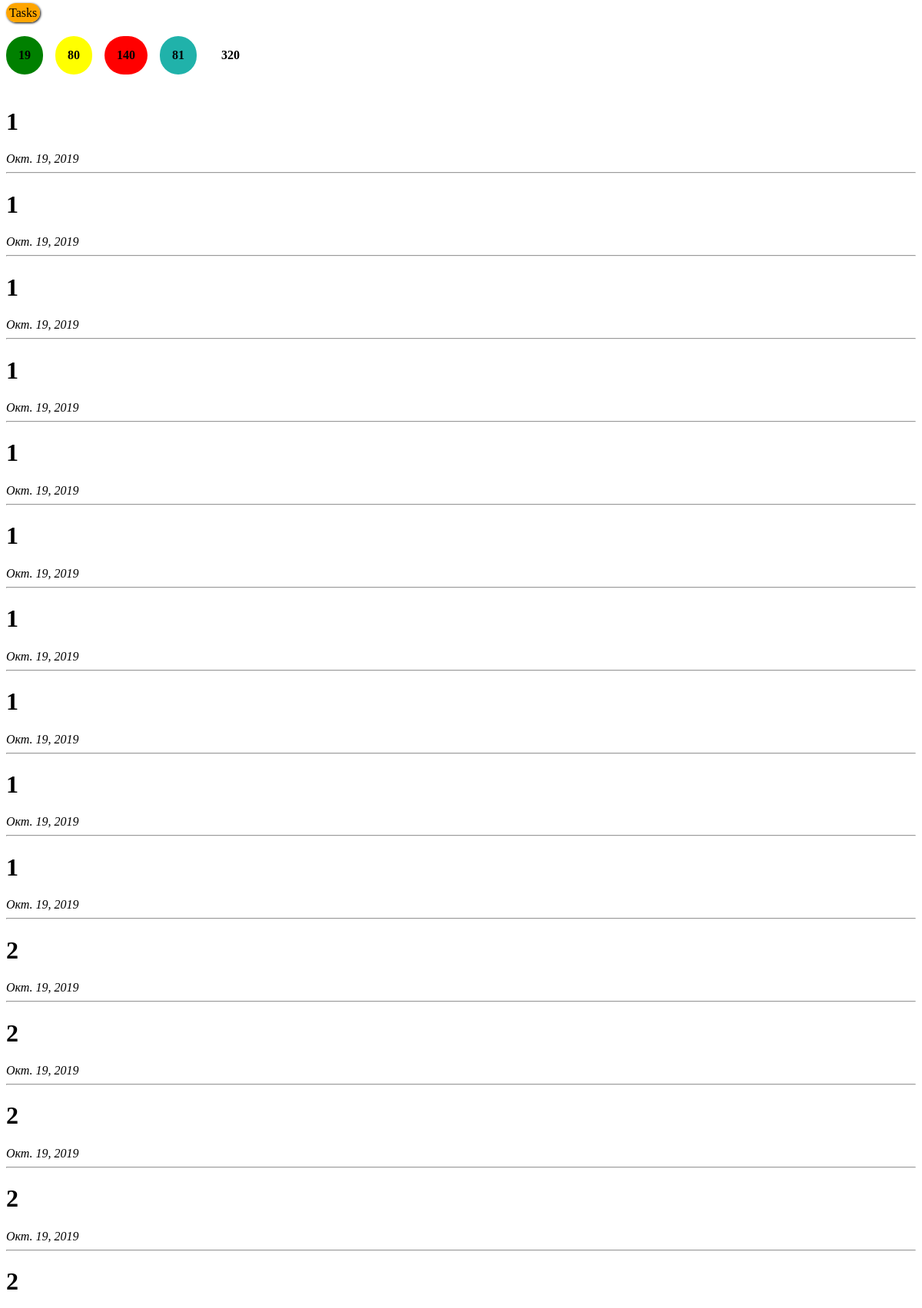
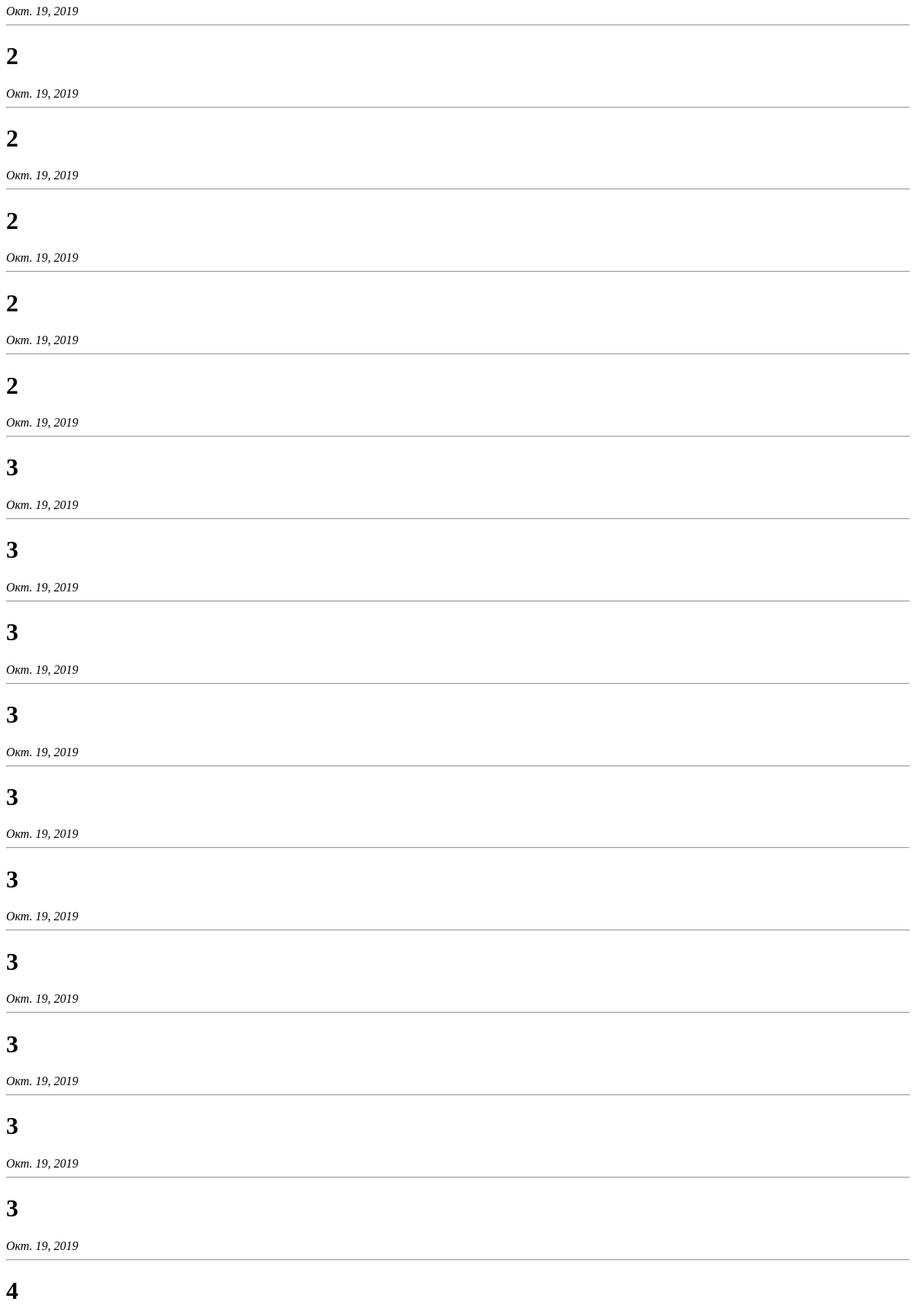
The page / (upper part) on the database its author committed (2 pictures, top to bottom).
### objects/models.py (models this page shows, shortened)
class Object(models.Model):
    title = models.CharField(max_length=200)
    date = models.DateField(auto_now=True)
    def __str__(self):
        return self.title

### objects/views.py (the view)
# urls.py: path('', views.view, name='view'),
def view(request):
    objects = Object.objects.all()
    tws_all = Tw.objects.all().count()
    tws_status_recd = Tw.objects.filter(Q(status=1) | Q(status=4) | Q(status=7) | Q(status=10)).count()
    tws_status_in_work = Tw.objects.filter(Q(status=2) | Q(status=5) | Q(status=8) | Q(status=11)).count()
    tws_status_expired = Tw.objects.filter(Q(status=111) | Q(status=222) | Q(status=333) | Q(status=444)).count()
    tws_status_done = Tw.objects.filter(Q(status=3) | Q(status=6) | Q(status=9) | Q(status=12)).count()
    context = {
        'objects': objects,
        'tws_all': tws_all,
        'tws_status_recd': tws_status_recd,
        'tws_status_in_work': tws_status_in_work,
        'tws_status_expired': tws_status_expired,
        'tws_status_done': tws_status_done,
    }
    return render(request, 'index.html', context)

### objects/templates/index.html (shortened to what this page needs)
<!DOCTYPE html>
<html lang="en">
<head>
</head>
<body>
<a href="{% url 'tw:all' %}">Tasks</a>
<div class="flex">
    <h4 class="tws_status_recd">{{ tws_status_recd }}</h4>
    <h4 class="tws_status_in_work">{{ tws_status_in_work }}</h4>
    <h4 class="tws_status_expired">{{ tws_status_expired }}</h4>
    <h4 class="tws_status_done">{{ tws_status_done }}</h4>
    <h4 class="tws_all">{{ tws_all }}</h4>
</div>
{% for object in objects %}
    <h1>{{ object }}</h1>
    <em>{{ object.date }}</em>
    <hr>
{% endfor %}
</body>
</html>

### objects/templates/index.html (style rules this page uses)
a { background-color: orange; text-decoration: none; color: black; padding: 4px; border-radius: 30px; box-shadow: 1px 1px 3px black; transition: 0.5s; }
h4 { margin-right: 1em; padding: 1em; border-radius: 60px; }
.flex { display: flex; }
.tws_status_recd { background-color: green; }
.tws_status_in_work { background-color: yellow; }
.tws_status_expired { background-color: red; }
.tws_status_done { background-color: lightseagreen; }
.tws_all { background-color: white; }

### rows shown on the page
Object: title "1", date "Окт. 19, 2019"
Object: title "1", date "Окт. 19, 2019"
Object: title "1", date "Окт. 19, 2019"
Object: title "1", date "Окт. 19, 2019"
Object: title "1", date "Окт. 19, 2019"
Object: title "1", date "Окт. 19, 2019"
Object: title "1", date "Окт. 19, 2019"
Object: title "1", date "Окт. 19, 2019"
Object: title "1", date "Окт. 19, 2019"
Object: title "1", date "Окт. 19, 2019"
Object: title "2", date "Окт. 19, 2019"
Object: title "2", date "Окт. 19, 2019"
Object: title "2", date "Окт. 19, 2019"
Object: title "2", date "Окт. 19, 2019"
Object: title "2", date "Окт. 19, 2019"
Object: title "2", date "Окт. 19, 2019"
Object: title "2", date "Окт. 19, 2019"
Object: title "2", date "Окт. 19, 2019"
Object: title "2", date "Окт. 19, 2019"
Object: title "2", date "Окт. 19, 2019"
Object: title "3", date "Окт. 19, 2019"
Object: title "3", date "Окт. 19, 2019"
Object: title "3", date "Окт. 19, 2019"
Object: title "3", date "Окт. 19, 2019"
Object: title "3", date "Окт. 19, 2019"
Object: title "3", date "Окт. 19, 2019"
Object: title "3", date "Окт. 19, 2019"
Object: title "3", date "Окт. 19, 2019"
Object: title "3", date "Окт. 19, 2019"
Object: title "3", date "Окт. 19, 2019"
Object: title "4"

### other values the page prints
{{ tws_status_recd }} "19"
{{ tws_status_in_work }} "80"
{{ tws_status_expired }} "140"
{{ tws_status_done }} "81"
{{ tws_all }} "320"
